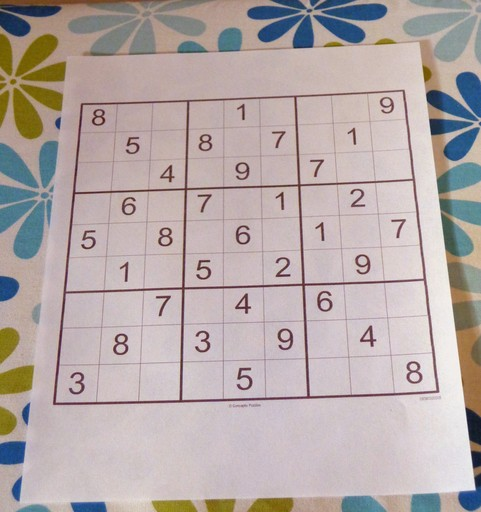
#> input picture goruntu/img/1.jpeg, 481 x 512 px, given in place of the camera
$ python 'contours_alan_cevrehesabı2.py'
#> lines starting #> are read from the running program, lines starting #| are printed output that depends on the picture; after the words box and inside, x2 and y2 are one past the last pixel; in counts of white or black regions, pixels touching at a corner belong together
# -*- coding: utf-8 -*-
"""
@author: Mustafa Ünlü
@instagram: mmustafaunluu
@youtube: Kendi Çapında Mühendis
"""

import cv2
import numpy as np
from random import randint as rnd

camera = cv2.VideoCapture(1)

def nothing(x):
    pass

cv2.namedWindow("frame")
cv2.createTrackbar("H1", "frame", 0, 359, nothing)
#> slider 'H1' is set to 100
cv2.createTrackbar("H2", "frame", 0, 359, nothing)
#> slider 'H2' is set to 359
cv2.createTrackbar("S1", "frame", 0, 255, nothing)
#> slider 'S1' is set to 85
cv2.createTrackbar("S2", "frame", 0, 255, nothing)
#> slider 'S2' is set to 255
cv2.createTrackbar("V1", "frame", 0, 255, nothing)
#> slider 'V1' is set to 85
cv2.createTrackbar("V2", "frame", 0, 255, nothing)
#> slider 'V2' is set to 255

kernel = np.ones((7,7), np.uint8)
font = cv2.FONT_HERSHEY_SIMPLEX

paint = np.ones((480,640,3),np.uint8)*255
paint = cv2.flip(paint, 1)

while camera.isOpened():

    _, frame = camera.read()
#> frame is the input picture: shape (512, 481, 3); mean B, G, R 168.2, 169.5, 181.2
    frame = cv2.flip(frame, 1)
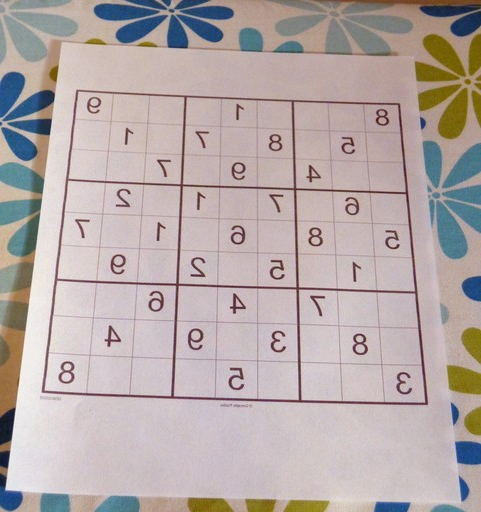
#> frame: shape (512, 481, 3); mean B, G, R 168.2, 169.5, 181.2
    img = frame.copy()

    hsv = cv2.cvtColor(frame, cv2.COLOR_BGR2HSV)
#> hsv: shape (512, 481, 3); mean H, S, V 87, 39.5, 185.9

    H1 = int(cv2.getTrackbarPos("H1","frame") / 2)
    H2 = int(cv2.getTrackbarPos("H2","frame") / 2)
    S1 = cv2.getTrackbarPos("S1","frame")
    S2 = cv2.getTrackbarPos("S2","frame")
    V1 = cv2.getTrackbarPos("V1","frame")
    V2 = cv2.getTrackbarPos("V2","frame")
    lower = np.array([H1,S1,V1])
    upper = np.array([H2,S2,V2])
    mask = cv2.inRange(hsv,lower,upper)
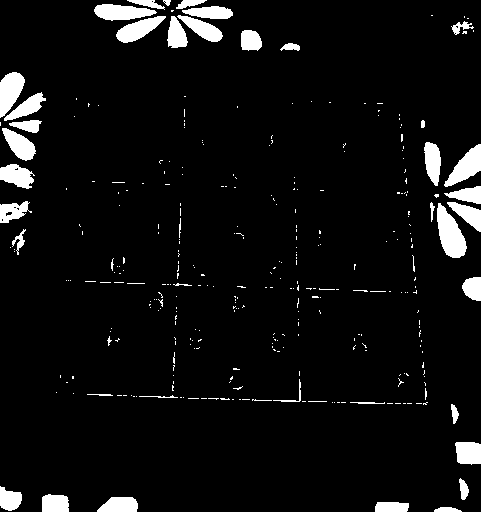
#> mask: shape (512, 481); 5.9% white; 325 white regions (281 under 20 px), largest, box (x1, y1, x2, y2) and area: (437, 203, 467, 258) 982, (444, 144, 481, 187) 757, (0, 72, 25, 118) 734
    mask = cv2.morphologyEx(mask, cv2.MORPH_CLOSE, kernel)
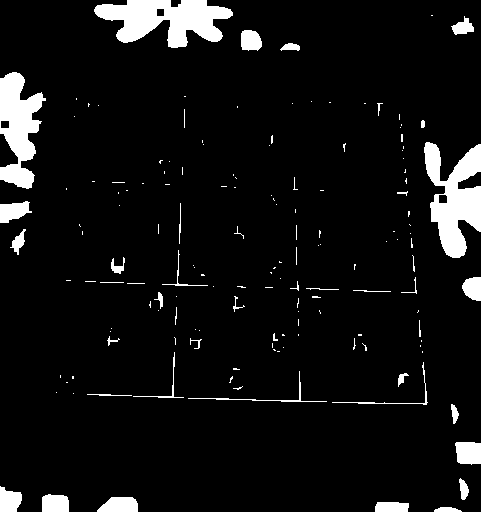
#> mask: shape (512, 481); 6.9% white; 153 white regions (111 under 20 px), largest, box (x1, y1, x2, y2) and area: (94, 0, 233, 48) 3949, (424, 142, 481, 258) 3747, (0, 72, 46, 189) 3091
    mask = cv2.morphologyEx(mask, cv2.MORPH_OPEN, kernel)
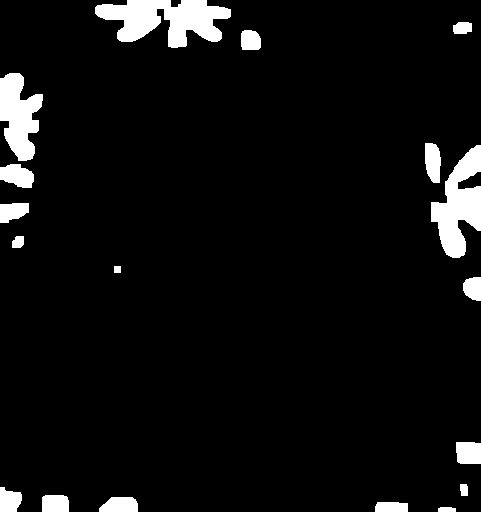
#> mask: shape (512, 481); 5.9% white; 18 white regions
    res = cv2.bitwise_and(frame,frame,mask=mask)
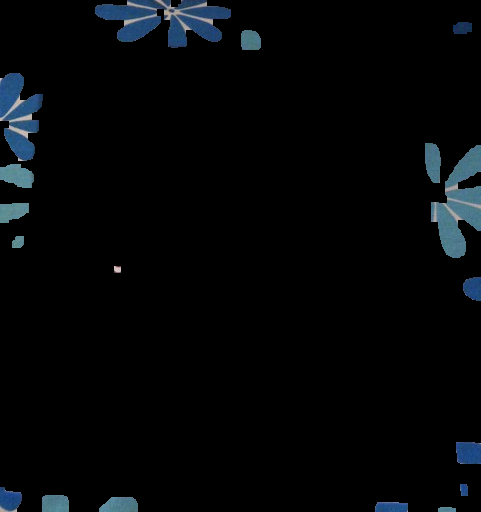
#> res: shape (512, 481, 3); mean B, G, R 7.8, 6.1, 3.9


    contours, _ = cv2.findContours(mask, cv2.RETR_EXTERNAL,
                                   cv2.CHAIN_APPROX_SIMPLE)
#> contours = 18 contours; largest, box (x1, y1, x2, y2) and area: (95, 0, 231, 48) 3688, (431, 145, 481, 258) 2940, (0, 73, 43, 161) 2278, (0, 164, 34, 188) 556, (456, 442, 481, 464) 485


    for i, cnt in enumerate(contours):
        area = cv2.contourArea(cnt)
        if area > 50000 or area < 200:
            continue

        x, y, w, h = cv2.boundingRect(cnt)
        print(x,y,w,h)

        color = (rnd(0,256), rnd(0,256), rnd(0,256))

        M = cv2.moments(cnt)
        center = (int(M['m10']/M['m00']), int(M['m01']/M['m00']))

        perimeter = cv2.arcLength(cnt, True)

        epsilon = 0.015*perimeter
        approx = cv2.approxPolyDP(cnt, epsilon, True)

        cv2.drawContours(img, [approx], -1, (0,0,0), 15)

        hull = cv2.convexHull(cnt)
        cv2.drawContours(img, [hull], -1, (255,255,255), 8)

        (x2,y2), radius = cv2.minEnclosingCircle(cnt)
        center2 = (int(x2),int(y2))

        cv2.circle(img, (x,y), 5, (0,0,255), -1)
        cv2.circle(img, center, 5, (0,0,255), -1)
        cv2.drawContours(img, contours, i, color, 4)

        cv2.circle(paint, center2, 15, color, -1)

        if len(approx) == 3:
            cv2.putText(img, "ucgen", (x,y), font, 1, 0, 2)
        elif len(approx) == 4:
            cv2.putText(img, "dortgen", (x,y), font, 1, 0, 2)
        elif len(approx) == 5:
            cv2.putText(img, "besgen", (x,y), font, 1, 0, 2)
        elif 6 < len(approx) < 11:
            cv2.putText(img, "cokgen", (x,y), font, 1, 0, 2)
        else:
            cv2.putText(img, "daire", (x,y), font, 1, 0, 2)
#> this loop made 18 passes
#> (area, x, y, w, h, color, center, perimeter) on passes 8, 11, 12, 14, 15, 18: (323.5, 463, 277, 18, 24, (75, 158, 50), (472, 287), 72.38), (409.5, 0, 203, 29, 20, (37, 169, 241), (12, 211), 88.73), (556, 0, 164, 34, 24, (51, 181, 222), (16, 175), 101.5), (478.5, 425, 143, 16, 40, (226, 133, 31), (432, 161), 99.21), (2277.5, 0, 73, 43, 88, (7, 47, 204), (18, 115), 282.6), (3688, 95, 0, 136, 48, (124, 166, 32), (165, 19), 468)
#> (area, x, y, w, h, color, center, perimeter) on passes 2, 3, 4, 5, 13: (274.5, 375, 502, 33, 10, (197, 215, 20), (390, 506), 80.24), (451.5, 99, 497, 39, 15, (132, 248, 207), (119, 504), 95.21), (404.5, 42, 495, 27, 17, (155, 244, 183), (54, 503), 81.07), (395.5, 0, 487, 22, 25, (111, 71, 144), (9, 500), 84.73), (2940.5, 431, 145, 50, 113, (161, 104, 244), (458, 204), 370.6)
#| 375 502 33 10
#| 99 497 39 15
#| 42 495 27 17
#| 0 487 22 25
#| 456 442 25 22
#| 463 277 18 24
#| 0 203 29 20
#| 0 164 34 24
#> (further printed lines are left out)
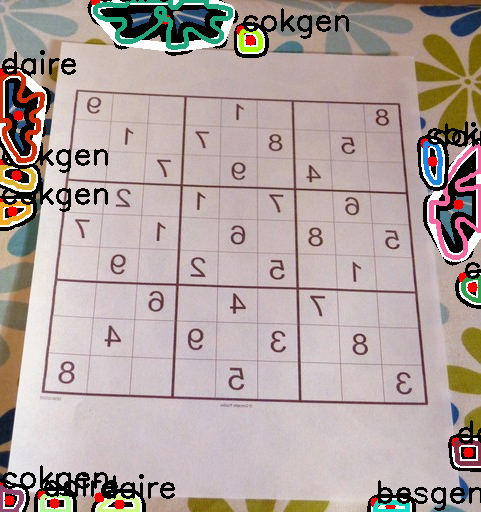
#> img: shape (512, 481, 3); 12.08% of pixels changed, all inside (x1, y1, x2, y2) = (0, 0, 481, 512)
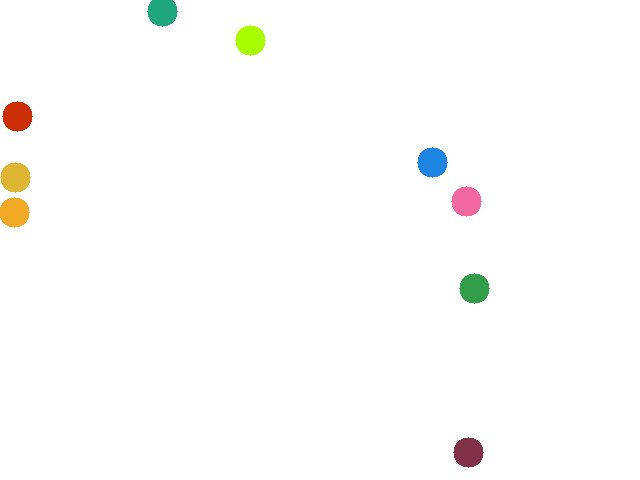
#> paint: shape (480, 640, 3); mean B, G, R 251.5, 252.6, 252.8

    cv2.imshow("frame",frame)
    cv2.imshow("res",res)
    cv2.imshow("img",img)
    cv2.imshow("paint",paint)

    key = cv2.waitKey(5)
#> (key q is pressed here)

    if key == ord("q"):
        break
    elif key == ord("e"):
        paint[:] = 255

camera.release()
cv2.destroyAllWindows()
